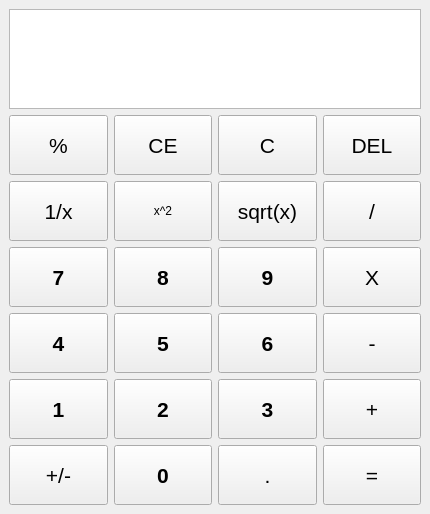
<?xml version="1.0" encoding="UTF-8"?>
<ui version="4.0">
 <class>MainWindow</class>
 <widget class="QMainWindow" name="MainWindow">
  <property name="geometry">
   <rect>
    <x>0</x>
    <y>0</y>
    <width>430</width>
    <height>514</height>
   </rect>
  </property>
  <property name="windowTitle">
   <string>MainWindow</string>
  </property>
  <widget class="QWidget" name="centralwidget">
   <layout class="QVBoxLayout" name="verticalLayout">
    <item>
     <widget class="QLabel" name="displayRes">
      <property name="minimumSize">
       <size>
        <width>321</width>
        <height>35</height>
       </size>
      </property>
      <property name="maximumSize">
       <size>
        <width>16777215</width>
        <height>200</height>
       </size>
      </property>
      <property name="font">
       <font>
        <pointsize>20</pointsize>
        <weight>75</weight>
        <bold>true</bold>
       </font>
      </property>
      <property name="styleSheet">
       <string notr="true">border: 1 solid #b8b8b8;
background-color: #fff;</string>
      </property>
      <property name="text">
       <string/>
      </property>
      <property name="scaledContents">
       <bool>true</bool>
      </property>
      <property name="alignment">
       <set>Qt::AlignRight|Qt::AlignTrailing|Qt::AlignVCenter</set>
      </property>
      <property name="wordWrap">
       <bool>true</bool>
      </property>
      <property name="openExternalLinks">
       <bool>false</bool>
      </property>
      <property name="textInteractionFlags">
       <set>Qt::TextSelectableByKeyboard|Qt::TextSelectableByMouse</set>
      </property>
     </widget>
    </item>
    <item>
     <layout class="QGridLayout" name="gridLayout">
      <property name="sizeConstraint">
       <enum>QLayout::SetDefaultConstraint</enum>
      </property>
      <item row="4" column="2">
       <widget class="QPushButton" name="num6">
        <property name="minimumSize">
         <size>
          <width>60</width>
          <height>60</height>
         </size>
        </property>
        <property name="font">
         <font>
          <pointsize>16</pointsize>
          <weight>75</weight>
          <bold>true</bold>
         </font>
        </property>
        <property name="text">
         <string>6</string>
        </property>
        <attribute name="buttonGroup">
         <string notr="true">groupNums</string>
        </attribute>
       </widget>
      </item>
      <item row="4" column="1">
       <widget class="QPushButton" name="num5">
        <property name="minimumSize">
         <size>
          <width>60</width>
          <height>60</height>
         </size>
        </property>
        <property name="font">
         <font>
          <pointsize>16</pointsize>
          <weight>75</weight>
          <bold>true</bold>
         </font>
        </property>
        <property name="text">
         <string>5</string>
        </property>
        <attribute name="buttonGroup">
         <string notr="true">groupNums</string>
        </attribute>
       </widget>
      </item>
      <item row="1" column="2">
       <widget class="QPushButton" name="buttonC">
        <property name="minimumSize">
         <size>
          <width>60</width>
          <height>60</height>
         </size>
        </property>
        <property name="font">
         <font>
          <pointsize>16</pointsize>
         </font>
        </property>
        <property name="text">
         <string>C</string>
        </property>
       </widget>
      </item>
      <item row="2" column="3">
       <widget class="QPushButton" name="operDiv">
        <property name="minimumSize">
         <size>
          <width>60</width>
          <height>60</height>
         </size>
        </property>
        <property name="font">
         <font>
          <pointsize>16</pointsize>
         </font>
        </property>
        <property name="text">
         <string>/</string>
        </property>
        <attribute name="buttonGroup">
         <string notr="true">groupStandOper</string>
        </attribute>
       </widget>
      </item>
      <item row="1" column="3">
       <widget class="QPushButton" name="buttonDel">
        <property name="minimumSize">
         <size>
          <width>60</width>
          <height>60</height>
         </size>
        </property>
        <property name="font">
         <font>
          <pointsize>16</pointsize>
         </font>
        </property>
        <property name="text">
         <string>DEL</string>
        </property>
       </widget>
      </item>
      <item row="5" column="2">
       <widget class="QPushButton" name="num3">
        <property name="minimumSize">
         <size>
          <width>60</width>
          <height>60</height>
         </size>
        </property>
        <property name="font">
         <font>
          <pointsize>16</pointsize>
          <weight>75</weight>
          <bold>true</bold>
         </font>
        </property>
        <property name="text">
         <string>3</string>
        </property>
        <attribute name="buttonGroup">
         <string notr="true">groupNums</string>
        </attribute>
       </widget>
      </item>
      <item row="6" column="1">
       <widget class="QPushButton" name="num0">
        <property name="minimumSize">
         <size>
          <width>60</width>
          <height>60</height>
         </size>
        </property>
        <property name="font">
         <font>
          <pointsize>16</pointsize>
          <weight>75</weight>
          <bold>true</bold>
         </font>
        </property>
        <property name="text">
         <string>0</string>
        </property>
        <attribute name="buttonGroup">
         <string notr="true">groupNums</string>
        </attribute>
       </widget>
      </item>
      <item row="3" column="0">
       <widget class="QPushButton" name="num7">
        <property name="minimumSize">
         <size>
          <width>60</width>
          <height>60</height>
         </size>
        </property>
        <property name="font">
         <font>
          <pointsize>16</pointsize>
          <weight>75</weight>
          <bold>true</bold>
         </font>
        </property>
        <property name="text">
         <string>7</string>
        </property>
        <attribute name="buttonGroup">
         <string notr="true">groupNums</string>
        </attribute>
       </widget>
      </item>
      <item row="2" column="2">
       <widget class="QPushButton" name="operSqrt">
        <property name="minimumSize">
         <size>
          <width>60</width>
          <height>60</height>
         </size>
        </property>
        <property name="font">
         <font>
          <pointsize>16</pointsize>
         </font>
        </property>
        <property name="text">
         <string>sqrt(x)</string>
        </property>
       </widget>
      </item>
      <item row="6" column="2">
       <widget class="QPushButton" name="comma">
        <property name="minimumSize">
         <size>
          <width>60</width>
          <height>60</height>
         </size>
        </property>
        <property name="font">
         <font>
          <pointsize>16</pointsize>
         </font>
        </property>
        <property name="text">
         <string>.</string>
        </property>
       </widget>
      </item>
      <item row="4" column="0">
       <widget class="QPushButton" name="num4">
        <property name="minimumSize">
         <size>
          <width>60</width>
          <height>60</height>
         </size>
        </property>
        <property name="font">
         <font>
          <pointsize>16</pointsize>
          <weight>75</weight>
          <bold>true</bold>
         </font>
        </property>
        <property name="text">
         <string>4</string>
        </property>
        <attribute name="buttonGroup">
         <string notr="true">groupNums</string>
        </attribute>
       </widget>
      </item>
      <item row="2" column="1">
       <widget class="QPushButton" name="operSquare">
        <property name="minimumSize">
         <size>
          <width>60</width>
          <height>60</height>
         </size>
        </property>
        <property name="text">
         <string>x^2</string>
        </property>
       </widget>
      </item>
      <item row="3" column="3">
       <widget class="QPushButton" name="operMult">
        <property name="minimumSize">
         <size>
          <width>60</width>
          <height>60</height>
         </size>
        </property>
        <property name="font">
         <font>
          <pointsize>16</pointsize>
         </font>
        </property>
        <property name="text">
         <string>X</string>
        </property>
        <attribute name="buttonGroup">
         <string notr="true">groupStandOper</string>
        </attribute>
       </widget>
      </item>
      <item row="1" column="0">
       <widget class="QPushButton" name="operPercent">
        <property name="minimumSize">
         <size>
          <width>60</width>
          <height>60</height>
         </size>
        </property>
        <property name="font">
         <font>
          <pointsize>16</pointsize>
         </font>
        </property>
        <property name="text">
         <string>%</string>
        </property>
       </widget>
      </item>
      <item row="2" column="0">
       <widget class="QPushButton" name="operNone">
        <property name="minimumSize">
         <size>
          <width>60</width>
          <height>60</height>
         </size>
        </property>
        <property name="font">
         <font>
          <pointsize>16</pointsize>
         </font>
        </property>
        <property name="text">
         <string>1/x</string>
        </property>
       </widget>
      </item>
      <item row="4" column="3">
       <widget class="QPushButton" name="operMinus">
        <property name="minimumSize">
         <size>
          <width>60</width>
          <height>60</height>
         </size>
        </property>
        <property name="font">
         <font>
          <pointsize>16</pointsize>
         </font>
        </property>
        <property name="text">
         <string>-</string>
        </property>
        <attribute name="buttonGroup">
         <string notr="true">groupStandOper</string>
        </attribute>
       </widget>
      </item>
      <item row="3" column="2">
       <widget class="QPushButton" name="num9">
        <property name="minimumSize">
         <size>
          <width>60</width>
          <height>60</height>
         </size>
        </property>
        <property name="font">
         <font>
          <pointsize>16</pointsize>
          <weight>75</weight>
          <bold>true</bold>
         </font>
        </property>
        <property name="text">
         <string>9</string>
        </property>
        <attribute name="buttonGroup">
         <string notr="true">groupNums</string>
        </attribute>
       </widget>
      </item>
      <item row="5" column="0">
       <widget class="QPushButton" name="num1">
        <property name="minimumSize">
         <size>
          <width>60</width>
          <height>60</height>
         </size>
        </property>
        <property name="font">
         <font>
          <pointsize>16</pointsize>
          <weight>75</weight>
          <bold>true</bold>
         </font>
        </property>
        <property name="text">
         <string>1</string>
        </property>
        <attribute name="buttonGroup">
         <string notr="true">groupNums</string>
        </attribute>
       </widget>
      </item>
      <item row="5" column="3">
       <widget class="QPushButton" name="operPlus">
        <property name="minimumSize">
         <size>
          <width>60</width>
          <height>60</height>
         </size>
        </property>
        <property name="font">
         <font>
          <pointsize>16</pointsize>
         </font>
        </property>
        <property name="text">
         <string>+</string>
        </property>
        <attribute name="buttonGroup">
         <string notr="true">groupStandOper</string>
        </attribute>
       </widget>
      </item>
      <item row="1" column="1">
       <widget class="QPushButton" name="buttonCE">
        <property name="minimumSize">
         <size>
          <width>60</width>
          <height>60</height>
         </size>
        </property>
        <property name="font">
         <font>
          <pointsize>16</pointsize>
         </font>
        </property>
        <property name="text">
         <string>CE</string>
        </property>
       </widget>
      </item>
      <item row="3" column="1">
       <widget class="QPushButton" name="num8">
        <property name="minimumSize">
         <size>
          <width>60</width>
          <height>60</height>
         </size>
        </property>
        <property name="font">
         <font>
          <pointsize>16</pointsize>
          <weight>75</weight>
          <bold>true</bold>
         </font>
        </property>
        <property name="text">
         <string>8</string>
        </property>
        <attribute name="buttonGroup">
         <string notr="true">groupNums</string>
        </attribute>
       </widget>
      </item>
      <item row="6" column="0">
       <widget class="QPushButton" name="operSign">
        <property name="minimumSize">
         <size>
          <width>60</width>
          <height>60</height>
         </size>
        </property>
        <property name="font">
         <font>
          <pointsize>16</pointsize>
         </font>
        </property>
        <property name="text">
         <string>+/-</string>
        </property>
       </widget>
      </item>
      <item row="5" column="1">
       <widget class="QPushButton" name="num2">
        <property name="minimumSize">
         <size>
          <width>60</width>
          <height>60</height>
         </size>
        </property>
        <property name="font">
         <font>
          <pointsize>16</pointsize>
          <weight>75</weight>
          <bold>true</bold>
         </font>
        </property>
        <property name="text">
         <string>2</string>
        </property>
        <attribute name="buttonGroup">
         <string notr="true">groupNums</string>
        </attribute>
       </widget>
      </item>
      <item row="6" column="3">
       <widget class="QPushButton" name="operEqual">
        <property name="minimumSize">
         <size>
          <width>60</width>
          <height>60</height>
         </size>
        </property>
        <property name="font">
         <font>
          <pointsize>16</pointsize>
         </font>
        </property>
        <property name="text">
         <string>=</string>
        </property>
       </widget>
      </item>
     </layout>
    </item>
   </layout>
  </widget>
 </widget>
 <resources/>
 <connections/>
 <buttongroups>
  <buttongroup name="groupStandOper"/>
  <buttongroup name="groupNums"/>
 </buttongroups>
</ui>
